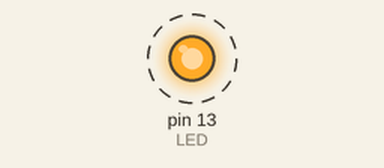
Recording of a sketch running on a simulated Arduino Uno, built with avr-gcc and run on an emulated ATmega328P. Parts: output pins drawn as LEDs (lit = HIGH). Dashed ring = blinking. What the sketch prints to the serial monitor is not drawn.

Above: at 0.15 s.
Timing chart, 0 to 3.0 s (numbered marks = the images above):
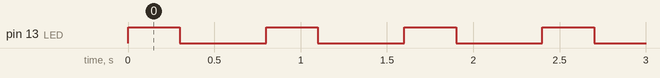

Measured:
- by itself, pin 13 (LED): alternates HIGH for 0.30 s and LOW for 0.50 s

The sketch:

AarduinoChrome.ino
```cpp
#define LED 13

int delayTime = 300;

void setup() {
  pinMode(LED, OUTPUT);
  Serial.begin(9600);
}

void loop() {

  digitalWrite(LED, HIGH);
  Serial.write("1");
  delay(delayTime);
  digitalWrite(LED, LOW);
  Serial.write("0");
  delay(500);

  if (Serial.available()) {
    int factor = Serial.read() - 48;
    delayTime = map(factor, 0, 9, 300, 2000);
  }
}
```
